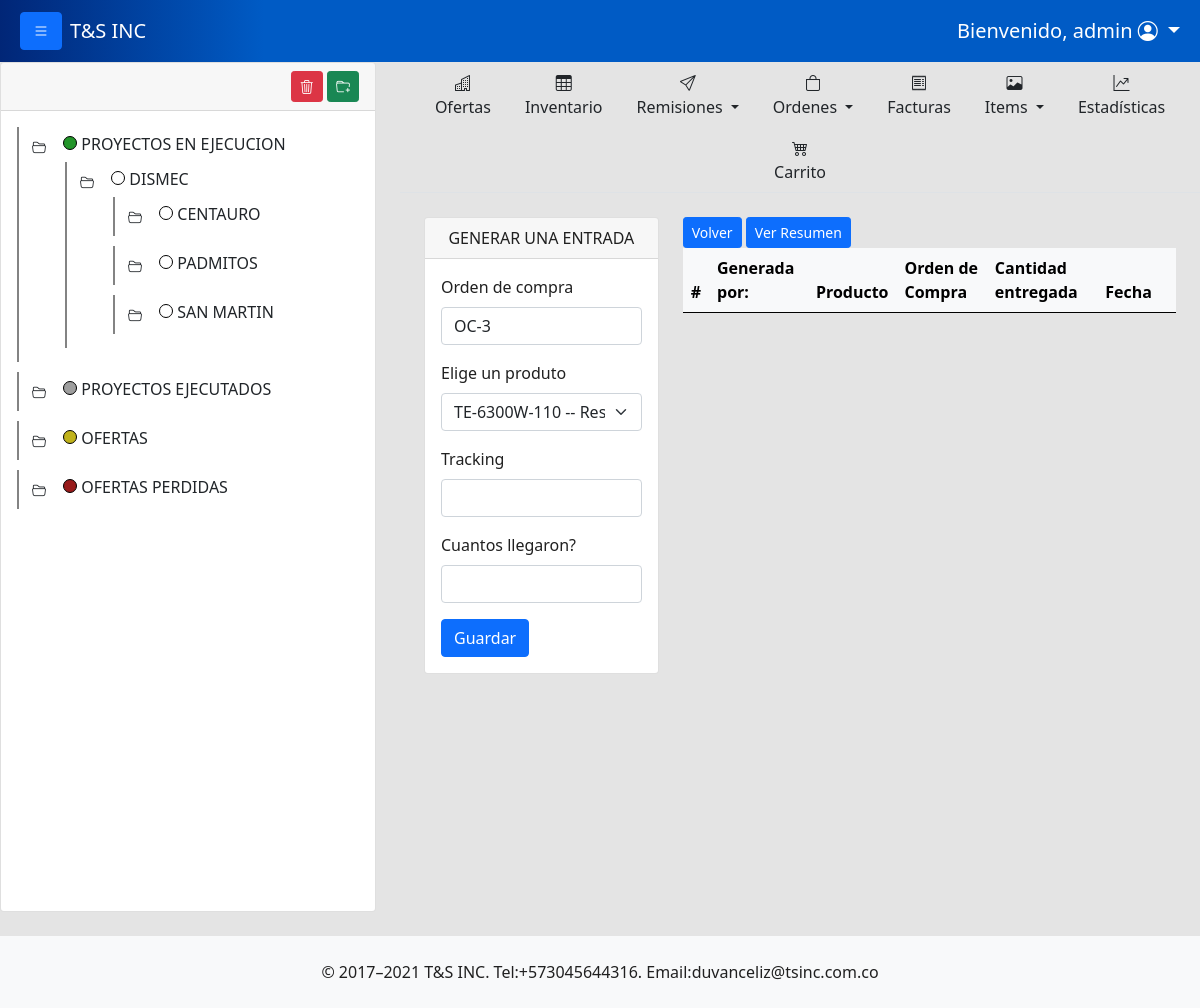
Screenshot of /createorderentry/2 (signed in) with the database file from the repository.
### tsinc/models.py (models this page shows, shortened)
class Folder(models.Model):
    name = models.CharField(max_length=200)
    order = models.PositiveIntegerField(default=0)
    color = models.CharField(max_length=50, null=True, blank=True)
    parent = models.ForeignKey('self', on_delete=models.CASCADE, null=True, blank=True, related_name='children')
    project = models.ForeignKey(Project, on_delete=models.SET_NULL, null=True, blank=True)
    usersession = models.ForeignKey(User,on_delete=models.SET_NULL, null=True, blank=True )
    date = models.DateTimeField(default=timezone.now)
    class Meta:
        verbose_name = "Carpeta"
        verbose_name_plural = "Carpetas"
        ordering = ['order']

class PurcharseOrder(models.Model):
    code =  models.CharField(max_length=200)
    tracking =  models.CharField(max_length=250,null=True)
    supplier = models.CharField(max_length=200, null=True)
    nit = models.CharField(max_length=100, null=True)
    address = models.CharField(max_length=100, null=True)
    phone = models.CharField(max_length=100, null=True)
    customer = models.CharField(max_length=200, null=True)
    cost_center = models.CharField(max_length=200, null=True)
    inspector = models.CharField(max_length=200, null=True)
    supervisor = models.CharField(max_length=200, null=True)
    paid = models.BooleanField(default=False)
    currency = models.BooleanField(default=False)
    observation = models.CharField(max_length=250, null=True)
    total_price = models.FloatField(default=0)
    total_quantity = models.IntegerField(default=0)
    usersession = models.ForeignKey(User,on_delete=models.SET_NULL, null=True, blank=True)
    progress = models.IntegerField(default=0)
    date = models.DateTimeField(default=timezone.now)

### tsinc/views.py (the view, shortened to what this page needs)
# urls.py: path('createorderentry/<int:id>', views.create_order_entry, name='create_order_entry'),
@user_passes_test(staff_required,login_url='/accessdenied/')
@login_required
def create_order_entry(request,id):
    order = get_object_or_404(PurcharseOrder,id=id)
    orderproducts = OrderProduct.objects.filter(order = order).all()
    orderentry = OrderEntry.objects.filter(order=order).order_by("-date").all()
    info_per_product = calc_info_order_product(orderproducts,orderentry)
    is_staff = staff_required(request.user)
    return render(request,'createorderentry.html',{'order':order,
                                                   'orderproducts':orderproducts,
                                                   'orderentry':orderentry,
                                                   'info_per_product':info_per_product,
                                                   'is_staff':is_staff
                                                   })

### tsinc/context_processors.py (called while the page is built)
def folder_tree(request):
    folders = Folder.objects.select_related('parent').order_by('parent_id', 'order')
    return {
        'folder_tree':folders
    }

def get_user(request):
    return {
        'user':request.user
    }

### tsinc/views.py (called while the page is built)
def staff_required(user):
    return user.is_staff

def calc_info_order_product(orderproducts,orderentry):
    info_per_product = []
    for product in orderproducts:
        t_quantity = 0
        t_price = 0
        p={}
        for entry in orderentry:
            if product.id == entry.product.id:
                t_quantity += entry.quantity
        p['id'] = product.id
        p['t_quantity'] = t_quantity
        p['leftover'] = product.quantity - t_quantity
        info_per_product.append(p)
    return info_per_product

### tsinc/templates/createorderentry.html (shortened to what this page needs)
{% extends 'layout_with_folder_tree.html' %} {% block body %} {% load static %}{% load humanize %}
<div class="container">
    <div class="row">
        <div class="col-4">
             <div class="card">
                <div class="card-header text-center">
                    GENERAR UNA ENTRADA
                </div>
                <div class="card-body">
                     <form method="post">
                          <div class="mb-3">
                            <label for="exampleFormControlInput1" class="form-label">Orden de compra</label>
                            <input type="text" class="form-control" id="exampleFormControlInput1" value="{{order.code}}" name="code">
                          </div>
                          <div class="mb-3">
                            <label for="exampleFormControlInput2" class="form-label">Elige un produto</label>
                            <select class="form-select" aria-label="Default select example" name="product_id">
                                {% for product in orderproducts %}
                                {% for info in info_per_product %}
                                {% if product.id == info.id %}
                                {% if info.leftover != 0 %}
                                <option value="{{ product.id }}">{{ product.product.model }} -- Restante: {{info.leftover}}</option>
                                {% else %}
                                <option value="None">!Entraga Completada!</option>
                                {% endif %}
                                {% endif %}
                                {% endfor %}
                                {% endfor %}
                              </select>
                          </div>
                          <div class="mb-3">
                            <label for="exampleFormControlInput3" class="form-label">Tracking</label>
                            <input type="text" class="form-control" id="exampleFormControlInput3" value="" name="tracking">
                          </div>
                          <div class="mb-3">
                            <label for="exampleFormControlInput3" class="form-label">Cuantos llegaron?</label>
                            <input type="text" class="form-control" id="exampleFormControlInput3" value="" name="quantity">
                          </div>
                          <button type="submit" class="btn btn-primary">Guardar</button>
                     </form>
                </div>
             </div>
        </div>
        <div class="col-md-8">
            <a href="{% url 'purcharse_order' %}" class=" btn btn-primary btn-sm">Volver</a>
            <a href="{% url 'order_product_info' order.id %}" class=" btn btn-primary btn-sm">Ver Resumen</a>
            <div class="table-responsive">
                <table class="table table-hover table-light">
                  <thead>
                    <tr>
                      <th scope="col">#</th>
                      <th scope="col">Generada por:</th>
                      <th scope="col">Producto</th>
                      <th scope="col">Orden de Compra</th>
                      <th scope="col">Cantidad entregada</th>
                      <th scope="col">Fecha</th>
                      <th></th>
                    </tr>
                  </thead>
                </table>
              </div>
        </div>
    </div>
</div>
{% endblock %}

### tsinc/templates/layout_with_folder_tree.html (shortened to what this page needs)
{% load static %}
<!DOCTYPE html>
<html lang="es">
  <head>
    <link
      href="https://cdn.jsdelivr.net/npm/bootstrap@5.0.2/dist/css/bootstrap.min.css"
      rel="stylesheet"
    />
    <link rel="stylesheet" href="https://cdn.jsdelivr.net/npm/bootstrap-icons@1.11.3/font/bootstrap-icons.min.css">
    <link rel="stylesheet" href="{% static 'css/styles.css' %}">
    <link rel="stylesheet" href="{% static 'css_w/styles_workspace.css' %}">
  </head>
      <nav class="navbar navbar-expand-lg navbar navbar-dark" style="background: linear-gradient(90deg, rgba(1,38,119,1) 0%, rgba(0,91,197,1) 22%, rgba(0,91,197,1) 100%);">
        <div class="container-fluid">
          <div class="mx-2">
          <button class="btn btn-primary" id="btn-open-close-nav"><i class="bi bi-list"></i></button>
          </div>
          <a class="navbar-brand" href="#" >T&S INC</a>
          <div class="collapse navbar-collapse justify-content-end" id="navbarNavAltMarkup">
            <div class="navbar-nav">
              {% if user.is_staff %}
              <li class="nav-item dropdown">
                <a class="nav-link dropdown-toggle fs-5 text-white text-center" href="#" id="navbarDarkDropdownMenuLink" role="button" data-bs-toggle="dropdown" aria-expanded="false">
                  <span class="fs-5">Bienvenido, {{user.username}}</span>
                  <i class="bi bi-person-circle"></i>
                </a>
              </li>
              {% endif %}
            </div>
          </div>
        </div>
      </nav>
    <body >
      <div class="continer-flow content">
        <div class="row row-cols-2">
            <div class="col" style="display: none;  width: 400px;" id="nav-tree">
              <div class="card">
                <div class="card-header">
                    <div class="row">
                      <div class="col-8">
                      </div>
                      <div class="col-4 text-end">
                          <button id="btn-hidden-delete-folder" class="btn btn-danger btn-sm" ><i class="bi bi-trash3"></i></button>
                          <button id="btn-hidden-folder" class="btn btn-success btn-sm"><i class="bi bi-folder-plus"></i></button>
                      </div>
                    </div>
                </div>
                <div class="card-body workspace-nav">
                  <ul id="tree" >
                      {% include 'workspace_comp/subfolder_tree.html' with folders=folder_tree parent=None %}
                </ul>
                </div>
              </div>
            </div>
            <div class="col-md">
              <ul class="nav nav-tabs justify-content-center mb-4">
                <li class="nav-item">
                  <a class="nav-link text-dark text-center" href="{% url 'show_all_offers' %}">
                    <i class="bi bi-buildings d-block"></i>
                    Ofertas
                  </a>
                </li>
                <li class="nav-item">
                  <a class="nav-link text-dark text-center" href="{% url 'product' %}">
                    <i class="bi bi-table d-block"></i>
                    Inventario
                  </a>
                </li>
                <li class="nav-item dropdown">
                  <a class="nav-link dropdown-toggle text-center text-dark" data-bs-toggle="dropdown" href="#" role="button" aria-expanded="false">
                    <i class="bi bi-send d-block"></i>
                     Remisiones
                  </a>
                </li>
                <li class="nav-item dropdown">
                  <a class="nav-link dropdown-toggle text-center text-dark" data-bs-toggle="dropdown" href="#" role="button" aria-expanded="false">
                    <i class="bi bi-bag d-block"></i>
                    Ordenes
                  </a>
                </li>
                <li class="nav-item">
                  <a class="nav-link text-dark text-center" href="{% url 'invoices' %}">
                    <i class="bi bi-receipt d-block"></i>
                    Facturas
                  </a>
                </li>
                <li class="nav-item dropdown">
                  <a class="nav-link dropdown-toggle text-center text-dark" data-bs-toggle="dropdown" href="#" role="button" aria-expanded="false">
                    <i class="bi bi-image d-block"></i>
                  Items
                  </a>
                </li>
                <li class="nav-item">
                  <a class="nav-link text-dark text-center" href="{% url 'order_statictics' %}">
                    <i class="bi bi-graph-up-arrow d-block"></i>
                    Estadísticas
                  </a>
                </li>
                <li class="nav-item">
                  <a class="nav-link text-dark text-center" href="{% url 'carpage' %}">
                    <i class="bi bi-cart4 d-block"></i>
                    Carrito
                  </a>
                </li>
              </ul>
                {% block body %} {% endblock %}
            </div>
        </div>
      </div>
        <footer class="bg-light mt-4 d-flex justify-content-center">
          <div class="p-4">© 2017–2021 T&S INC. Tel:+573045644316. Email:duvanceliz@tsinc.com.co
         </div>
        </footer>
    </body>
</html>

### tsinc/templates/workspace_comp/subfolder_tree.html (shortened to what this page needs)
{% for folder in folders %}
    {% if folder.parent_id == parent %}
    <li data-id="{{folder.id}}">
            <span class="toggle-button " onclick="toggleSubfolders(this)"> <button class="btn btn btn-sm "><i class="bi bi-folder2-open"></i></button> </span>
            <div id="folder-color-indicator" style="background: {{folder.color}};"></div>
            <a href="{% url 'overview_folder' folder.id %}" class="text-dark" style="text-decoration: none;" >{{ folder.name }}</a>
            {% if folder.children.exists %}
                <ul data-id="{{folder.id}}" style="display: none;">
                    {% include 'workspace_comp/subfolder_tree.html' with folders=folders parent=folder.id %}
                </ul>
            {% else %}
            <ul>
            </ul>
            {% endif %}
        </li>
    {% endif %}
{% endfor %}

### tsinc/static/css/styles.css (style rules this page uses)
body { background: #e4e4e4; color: #202020; height: 100vh; overflow-x: hidden; overflow-y: auto; }
html, body { height: 100%; margin: 0; }
body { display: flex; flex-direction: column; }
.content { flex: 1; }
ul { list-style-type: none; }
ul ul { margin-left: 10px; }
.toggle-button { cursor: pointer; font-size: 12px; margin-right: 5px; }
.workspace-nav { height: 800px; overflow-y: scroll; }
.workspace-nav { width: 100%; overflow-x: scroll; white-space: nowrap; }
#tree { list-style-type: none; margin: 0; padding: 0; }
#tree li { margin-bottom: 10px; padding: 4px; border-left: 2px solid #838383; cursor: pointer; }
#tree ul { margin-left: 10px; }

### tsinc/static/css_w/styles_workspace.css (style rules this page uses)
#folder-color-indicator { width: 14px; height: 14px; background-color: blueviolet; display: inline-block; border-radius: 10px; border: 1px solid black; }

### rows the page displays
Folder: name "PROYECTOS EN EJECUCION"
Folder: name "DISMEC"
Folder: name "CENTAURO"
Folder: name "PADMITOS"
Folder: name "SAN MARTIN"
Folder: name "PROYECTOS EJECUTADOS"
Folder: name "OFERTAS"
Folder: name "OFERTAS PERDIDAS"
PurcharseOrder: code "OC-3"

### other values shown
{{ user.username }} "admin"
form field product_id "TE-6300W-110 -- Restante: 1"
